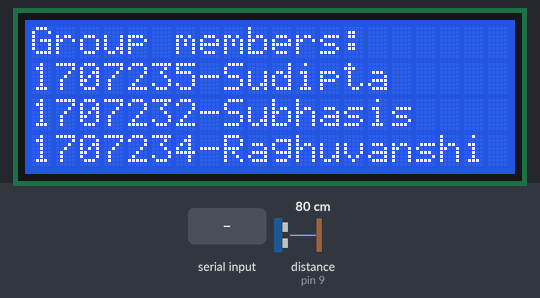
Bench run of a sketch on a simulated Arduino Uno, built with avr-gcc and run on an emulated ATmega328P. Parts: 20×4 character LCD. The test bench sets the inputs (shaded band); at power-on: distance to the obstacle (sensor on pin 9) 80 cm. The echo pulse lasts 58.3 µs per cm; what the sketch prints to the serial monitor is not drawn.

Above: at 2.1 s.
At 8.1 s:
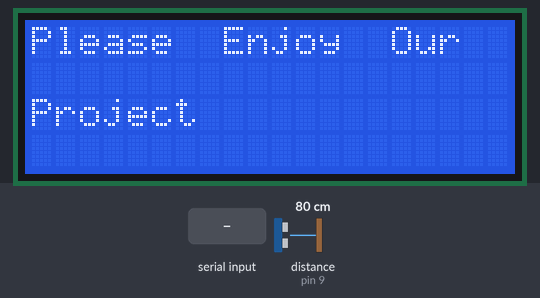
11.3 s: "90,45\n" received over the second serial link
At 12.0 s:
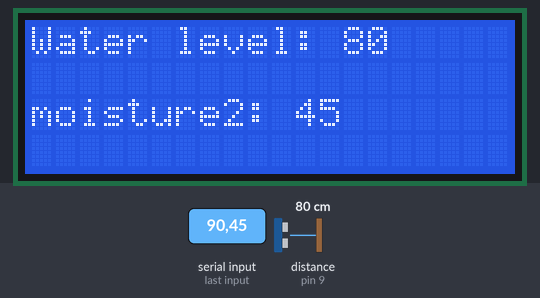
13.9 s: distance to the obstacle (sensor on pin 9) set to 299 cm
16.9 s: distance to the obstacle (sensor on pin 9) set to 9 cm
19.9 s: distance to the obstacle (sensor on pin 9) set to 120 cm
22.9 s: "90,45,200\n" received over the second serial link
At 22.95 s:
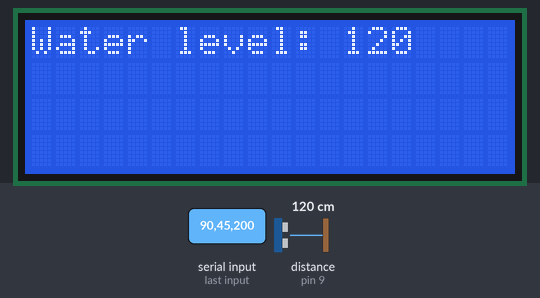
Timing chart, 0 to 25.5 s (numbered marks = the images above; inputs shaded):
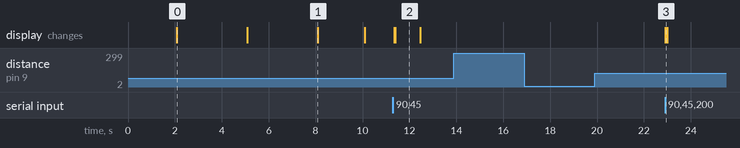

Measured:
- after the input at 11.3 s, the display: first changes after 0.06 s (image 2 shows a later state)
- after the input at 13.9 s, every drawn part: stays the same
- after the input at 16.9 s, every drawn part: stays the same
- after the input at 19.9 s, every drawn part: stays the same
- after the input at 22.9 s, the display: changes at once (image 3)
- what the display in image 0 shows lasts 3.0 s, from 2.1 s to 5.1 s
- what the display in image 1 shows lasts 2.0 s, from 8.1 s to 10.1 s
- what the display in image 2 shows lasts 1.1 s, from 11.4 s to 12.5 s

The sketch:

ard_ss_lcd.ino
```cpp
#include<LiquidCrystal.h>
#include<Wire.h>
#include<SoftwareSerial.h>
#include<Ultrasonic.h>
Ultrasonic ultrasonic(8,9);
SoftwareSerial s5(6,7);
SoftwareSerial s4(10,13);
const int rs = 12, en = 11, d4 = 5, d5 =4 , d6 = 3, d7 = 2;
LiquidCrystal lcd(rs, en, d4, d5, d6, d7);
int val1,v1,v2,v3,v4;
/*int ultra_trig = 8;
int ultra_echoo = 9;*/
int dist;

void setup()
{
  Serial.begin(9600);
  s4.begin(4800);
  s5.begin(4800);
  pinMode(6,INPUT);
  pinMode(7,OUTPUT);
  pinMode(10,INPUT);
  pinMode(13,OUTPUT);
  lcd.begin(20, 4);
  lcd.print("Advanced  Irrigation  System using IoT ");
  delay(2000);
  lcd.clear();
  lcd.print("Group members:");
  lcd.setCursor(0, 1);
  lcd.print("1707235-Sudipta");
  lcd.setCursor(0, 2);
  lcd.print("1707232-Subhasis");
  lcd.setCursor(0, 3);
  lcd.print("1707234-Raghuvanshi");
  delay(3000);
  lcd.clear();
  lcd.setCursor(0, 0);
  lcd.print("1707238-Suman");
  lcd.setCursor(0, 1);
  lcd.print("1707246-Utkarsh");
  lcd.setCursor(0, 2);
  lcd.print("1707248-Yashwant");
  delay(3000);
  lcd.clear();
  lcd.print("Please  Enjoy  Our  Project");
  delay(2000);
  lcd.clear();
}
/*void water()
{
  digitalWrite(ultra_trig, LOW);
  delayMicroseconds(2);
  digitalWrite(ultra_trig, HIGH);
  delayMicroseconds(10);
  digitalWrite(ultra_trig, LOW);
  int duration = pulseIn(ultra_echoo, HIGH);
  dist= duration*0.034/2;
  delay(100);
  Serial.println(dist);
   lcd.setCursor(0,0);
        lcd.print("tank level:");
        lcd.print(dist);
}*/
void loop()
{
  //Serial.print("hi");
  //water();
  Serial.print(ultrasonic.Ranging(CM)); // CM or INC
  Serial.println(" cm" );
  delay(100);
  lcd.setCursor(0,0);
  lcd.print("Water level: ");
  lcd.print(ultrasonic.Ranging(CM));
  while(s5.available()>0)
  {
    //Serial.print("s5 communication available\n");
    /*val1=s5.parseFloat();
    {

      if(s5.read() == '\n')
      {
        Serial.print("tank level: ");
        Serial.println(val1);
        lcd.setCursor(0,0);
        lcd.print("tank level:");
        lcd.print(val1);

      }delay(30);*/
      v2=s5.parseFloat();
      if(s5.read() == '\n')
      {
        Serial.print("moisture1 : ");
        Serial.println(v2);
        lcd.setCursor(0,1);
        lcd.print("moisture1: ");
        lcd.print(v2);
      }
      delay(30);
      v3=s5.parseFloat();
      if(s5.read() == '\n')
      {
        Serial.print("moisture2 : ");
        Serial.println(v3);
        lcd.setCursor(0,2);
        lcd.print("moisture2: ");
        lcd.print(v3);
      }
      delay(30);
      v4=s5.parseFloat();
      if(s5.read() == '\n')
      {

        Serial.print("moisture3 : ");
        Serial.println(v4);
        lcd.setCursor(0,3);
        lcd.print("moisture3: ");
        lcd.print(v4);

      }delay(30);
      //lcd.clear();

    }
    /*while (s4.available()>0)
    {
      Serial.print("s4 communication available\n");
      int val=s4.parseFloat();
      if(s4.read()=='\n')
      {
        Serial.print(val);
      }delay(30);
        if (val==1)
        {
          lcd.setCursor(0,1);
          lcd.print("Mode: Manual");
        }
        if(val==0)
        {
          lcd.setCursor(0,1);
          lcd.print("Mode: Automatic");
        }}
      delay(30);*/
      lcd.clear();

}
```
